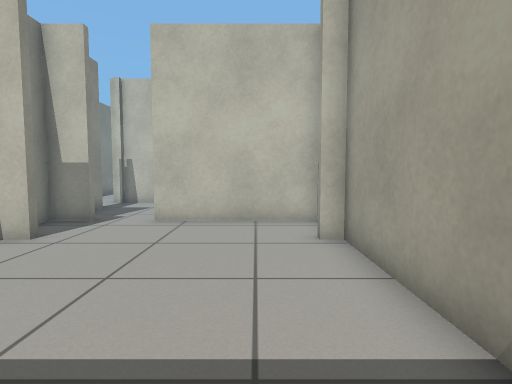
[1] (above)

16 first-person views from a walk through a robot-simulator world made for Gazebo. The camera is 0.72 m above the floor, tilts 4° down and sees 80° across. The lines on the ground mark 1 m squares. The floor is counted in squares, 0.5 m on a side. Each view is taken from the middle of a square. On the plan, view 1 faces up. The plan holds only what a view shows up to about 14 squares ahead; the rest is blank. The place goes on beyond the plan.

[2]
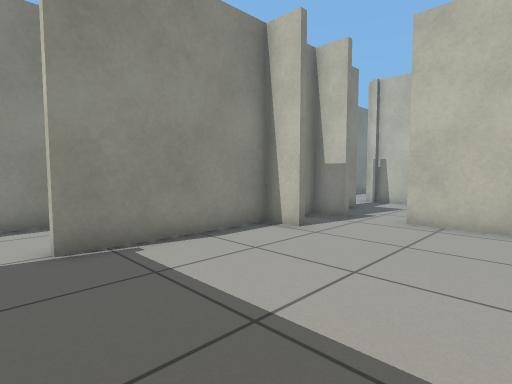

[3]
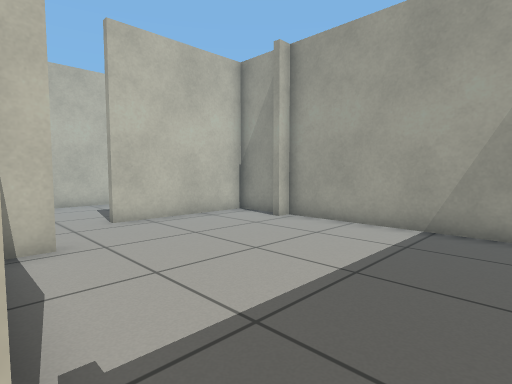

[4]
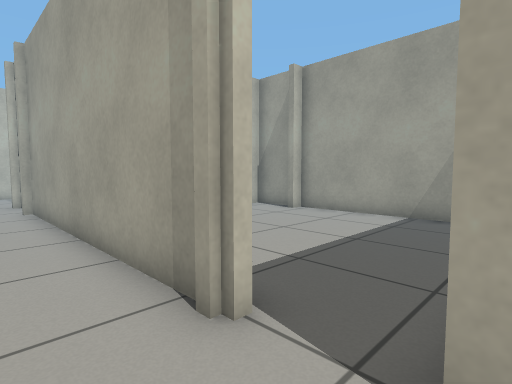

[5]
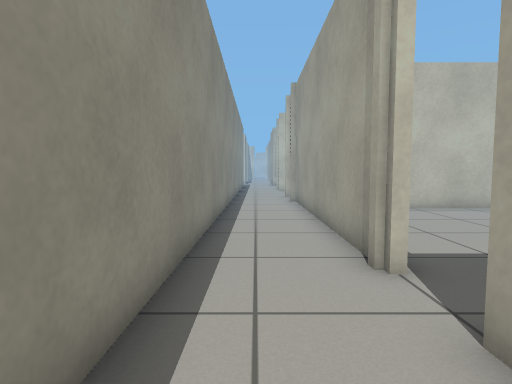

[6]
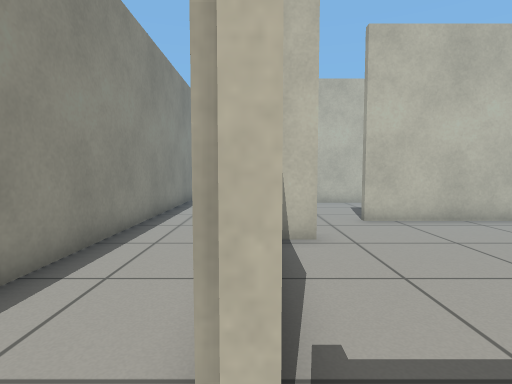

[7]
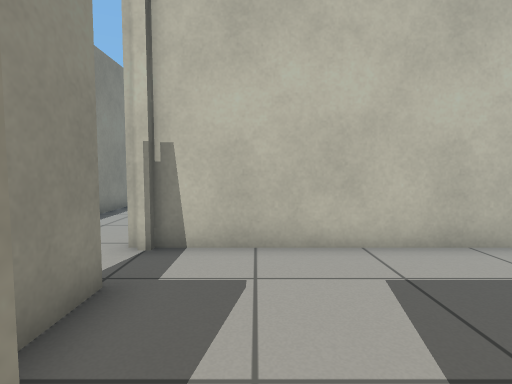

[8]
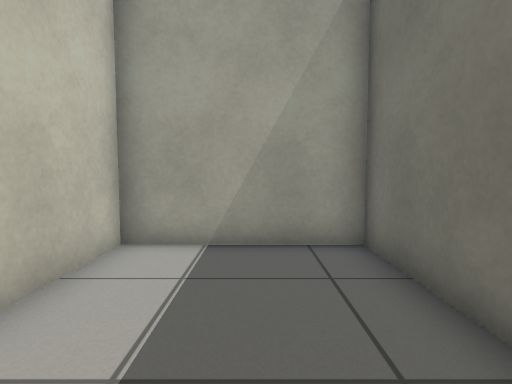

[9]
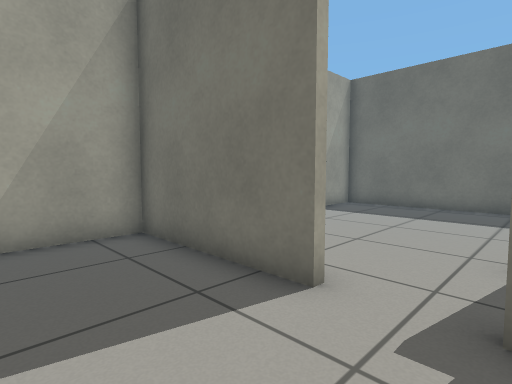

[10]
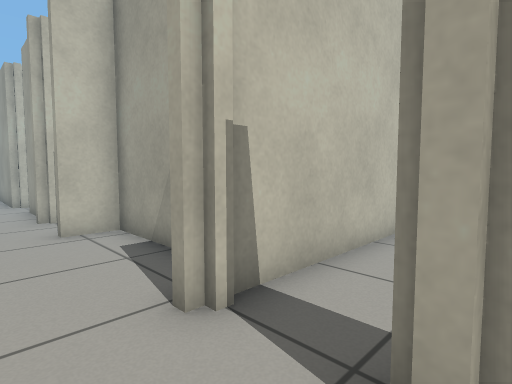

[11]
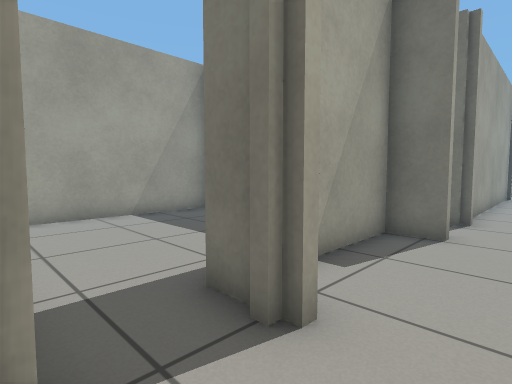

[12]
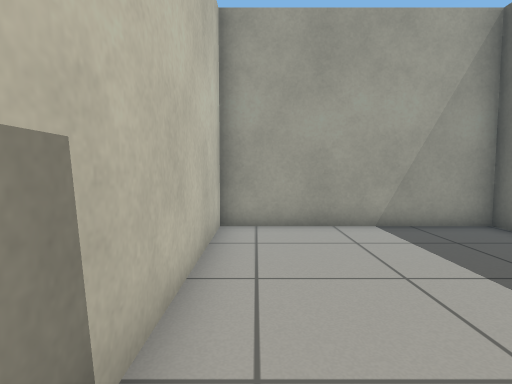

[13]
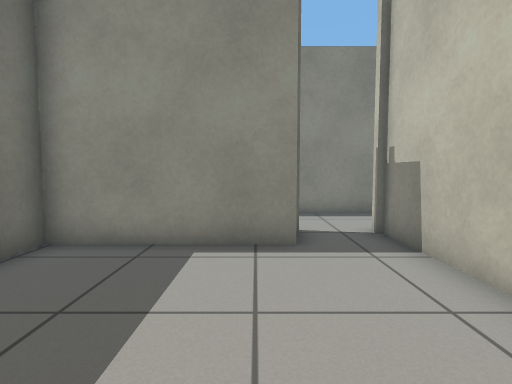

[14]
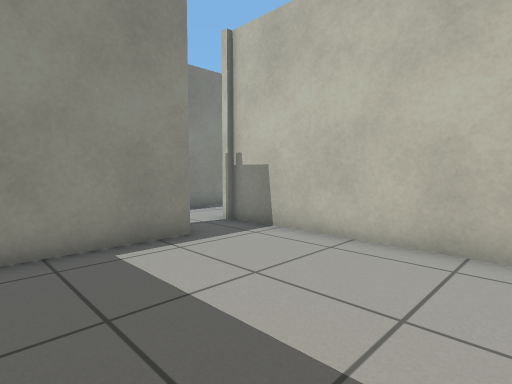

[15]
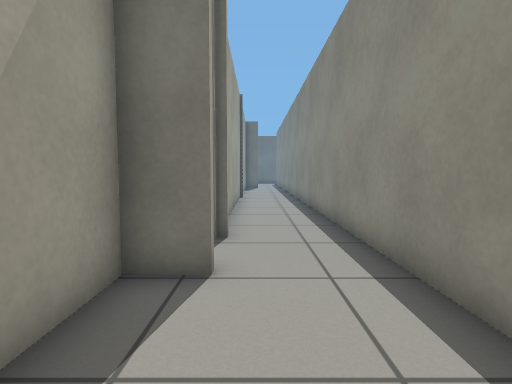

[16]
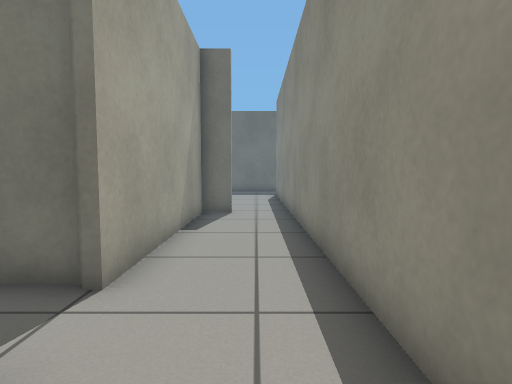

### Floor plan
Ten units are one square. View 1 is at (0, 0); x grows to the right and y downward. Boxes are objects, and circles mark ways between rooms. Rooms are numbered by the first view taken in them; rooms with no view inside come last. Other rooms are left out.
<svg viewBox="-97 -220 121 336">
<path fill="none" stroke="#000" d="M-46 -63 -59 -63 -59 -11M18 -69 18 -87 -30 -87M-46 -87 -59 -87 -59 -81M-59 8 18 8 18 -63 12 -63M-61 -11 -61 -118M-65 -139 -51 -139 -51 -185 -65 -185M-92 -155 -92 111M-72 74 -61 74 -61 5M-92 -215 -92 -180M-30 -89 18 -89 18 -139M-59 -118 -59 -102M19 -136 -60 -136M-58 -188 -49 -188 -49 -139 -38 -139M12 -139 19 -139M18 -139 18 -209 -60 -209"/>
<circle cx="-60" cy="-5" r="3" fill="#2a7"/>
<circle cx="-35" cy="-90" r="3" fill="#2a7"/>
<circle cx="-60" cy="-125" r="3" fill="#2a7"/>
<circle cx="-55" cy="-200" r="3" fill="#2a7"/>
<text x="-20" y="-40">1</text>
<text x="-70" y="-60">2</text>
<text x="-20" y="-110">3</text>
<text x="-20" y="-180">4</text>
</svg>
Room 1 opens to room 2. Room 1 opens to room 3. Room 2 opens to room 3. Room 2 opens to room 4.

Where each view was taken, in squares from view 1:
view 1: 0 up, 0 right, facing up
view 2: 0 up, 0 right, facing up-left
view 3: 0 up, 6 left, facing up-right
view 4: 1 down, 8 left, facing up-right
view 5: 3 down, 8 left, facing up
view 6: 0 up, 6 left, facing up
view 7: 8 up, 4 left, facing up
view 8: 11 up, 4 left, facing right
view 9: 12 up, 5 left, facing down-right
view 10: 11 up, 8 left, facing up-right
view 11: 21 up, 8 left, facing down-right
view 12: 20 up, 6 left, facing right
view 13: 18 up, 1 right, facing left
view 14: 15 up, 1 right, facing up-left
view 15: 18 up, 7 left, facing down
view 16: 3 up, 8 left, facing down
